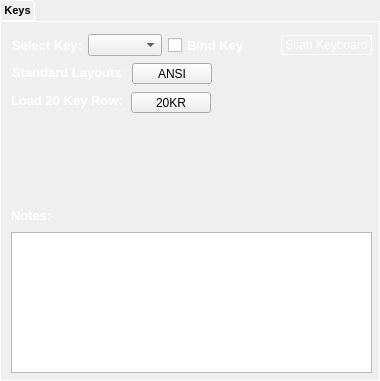
   <widget class="QTabWidget" name="tool_kit_2">
    <property name="geometry">
     <rect>
      <x>25</x>
      <y>364</y>
      <width>380</width>
      <height>381</height>
     </rect>
    </property>
    <property name="sizePolicy">
     <sizepolicy hsizetype="Fixed" vsizetype="Fixed">
      <horstretch>0</horstretch>
      <verstretch>0</verstretch>
     </sizepolicy>
    </property>
    <property name="minimumSize">
     <size>
      <width>380</width>
      <height>381</height>
     </size>
    </property>
    <property name="maximumSize">
     <size>
      <width>380</width>
      <height>381</height>
     </size>
    </property>
    <property name="baseSize">
     <size>
      <width>380</width>
      <height>381</height>
     </size>
    </property>
    <property name="font">
     <font>
      <family>Leelawadee UI</family>
      <pointsize>8</pointsize>
      <weight>75</weight>
      <bold>true</bold>
     </font>
    </property>
    <property name="focusPolicy">
     <enum>Qt::NoFocus</enum>
    </property>
    <property name="layoutDirection">
     <enum>Qt::LeftToRight</enum>
    </property>
    <property name="styleSheet">
     <string notr="true">QTabWidget::pane { /* The tab widget frame */
    border: 1px solid white;
}

/* Style the tab using the tab sub-control. Note that
    it reads QTabBar _not_ QTabWidget */
QTabBar::tab {
    background: qlineargradient(x1: 0, y1: 0, x2: 0, y2: 1,
                                stop: 0 #E1E1E1, stop: 0.4 #DDDDDD,
                                stop: 0.5 #D8D8D8, stop: 1.0 #D3D3D3);
    border: 1px solid #C2C7CB;
    border-bottom-color: #C2C7CB; /* same as the pane color */
    border-top-left-radius: 4px;
    border-top-right-radius: 4px;
    min-width: 8ex;
	margin-bottom: -1px;
    padding: 3px;
}

QTabBar::tab:selected, QTabBar::tab:hover {
    background: qlineargradient(x1: 0, y1: 0, x2: 0, y2: 1,
                                stop: 0 #fafafa, stop: 0.4 #f4f4f4,
                                stop: 0.5 #e7e7e7, stop: 1.0 #fafafa);
}

QTabBar::tab:selected {
    border-color: white; /* #f22222 */
    border-bottom-color: white; /* same as pane color */
}

QTabBar::tab:!selected {
    margin-top: 2px; /* make non-selected tabs look smaller */
}
/* make use of negative margins for overlapping tabs */
QTabBar::tab:selected {
    /* expand/overlap to the left and right by 4px */
    margin-left: -3px;
    margin-right: -3px;
}

QTabBar::tab:first:selected {
    margin-left: 0; /* the first selected tab has nothing to overlap with on the left */
}

QTabBar::tab:last:selected {
    margin-right: 0; /* the last selected tab has nothing to overlap with on the right */
}

QTabBar::tab:only-one {
    margin: 0; /* if there is only one tab, we don't want overlapping margins */
}</string>
    </property>
    <property name="tabPosition">
     <enum>QTabWidget::North</enum>
    </property>
    <property name="currentIndex">
     <number>0</number>
    </property>
    <property name="iconSize">
     <size>
      <width>16</width>
      <height>16</height>
     </size>
    </property>
    <widget class="QWidget" name="key_tab_2">
     <attribute name="title">
      <string>Keys</string>
     </attribute>
     <widget class="QWidget" name="layoutWidget">
      <property name="geometry">
       <rect>
        <x>11</x>
        <y>11</y>
        <width>231</width>
        <height>25</height>
       </rect>
      </property>
      <layout class="QHBoxLayout" name="horizontalLayout_3">
       <item>
        <widget class="QLabel" name="select_key_label">
         <property name="font">
          <font>
           <family>Leelawadee UI</family>
           <pointsize>10</pointsize>
           <weight>75</weight>
           <bold>true</bold>
          </font>
         </property>
         <property name="styleSheet">
          <string notr="true">color: white;</string>
         </property>
         <property name="text">
          <string>Select Key:</string>
         </property>
        </widget>
       </item>
       <item>
        <widget class="QComboBox" name="key_selection_CB">
         <property name="font">
          <font>
           <family>Leelawadee UI</family>
           <weight>75</weight>
           <bold>true</bold>
          </font>
         </property>
         <property name="focusPolicy">
          <enum>Qt::WheelFocus</enum>
         </property>
         <property name="editable">
          <bool>false</bool>
         </property>
        </widget>
       </item>
       <item>
        <widget class="QCheckBox" name="lock_key_checkbox">
         <property name="font">
          <font>
           <family>Leelawadee UI</family>
           <pointsize>10</pointsize>
           <weight>75</weight>
           <bold>true</bold>
          </font>
         </property>
         <property name="focusPolicy">
          <enum>Qt::NoFocus</enum>
         </property>
         <property name="styleSheet">
          <string notr="true">color: white;
</string>
         </property>
         <property name="text">
          <string>Bind Key</string>
         </property>
        </widget>
       </item>
      </layout>
     </widget>
     <widget class="QTextEdit" name="textEdit">
      <property name="geometry">
       <rect>
        <x>10</x>
        <y>210</y>
        <width>361</width>
        <height>141</height>
       </rect>
      </property>
     </widget>
     <widget class="QPushButton" name="scan_kb_pb">
      <property name="geometry">
       <rect>
        <x>280</x>
        <y>13</y>
        <width>91</width>
        <height>20</height>
       </rect>
      </property>
      <property name="sizePolicy">
       <sizepolicy hsizetype="Fixed" vsizetype="Fixed">
        <horstretch>0</horstretch>
        <verstretch>0</verstretch>
       </sizepolicy>
      </property>
      <property name="styleSheet">
       <string notr="true">QPushButton{
	color: white; background: transparent; border: 1px solid white; padding: 2px;
}

QPushButton:hover{
	background-color: rgba(0, 0, 0, .6);
	
}

QPushButton:pressed{
    background-color: rgb(200, 200, 200);
    border-style: inset;
}</string>
      </property>
      <property name="text">
       <string>Scan Keyboard</string>
      </property>
     </widget>
     <widget class="QLabel" name="label">
      <property name="geometry">
       <rect>
        <x>10</x>
        <y>183</y>
        <width>47</width>
        <height>20</height>
       </rect>
      </property>
      <property name="font">
       <font>
        <family>Leelawadee UI</family>
        <pointsize>10</pointsize>
        <weight>75</weight>
        <bold>true</bold>
       </font>
      </property>
      <property name="styleSheet">
       <string notr="true">color: white;</string>
      </property>
      <property name="text">
       <string>Notes:</string>
      </property>
     </widget>
     <widget class="QLabel" name="label_2">
      <property name="geometry">
       <rect>
        <x>11</x>
        <y>42</y>
        <width>111</width>
        <height>17</height>
       </rect>
      </property>
      <property name="font">
       <font>
        <family>Leelawadee UI</family>
        <pointsize>10</pointsize>
        <weight>75</weight>
        <bold>true</bold>
       </font>
      </property>
      <property name="styleSheet">
       <string notr="true">color: white;</string>
      </property>
      <property name="text">
       <string>Standard Layouts:</string>
      </property>
     </widget>
     <widget class="QPushButton" name="ANSI_LAYOUT_PB">
      <property name="geometry">
       <rect>
        <x>131</x>
        <y>41</y>
        <width>80</width>
        <height>21</height>
       </rect>
      </property>
      <property name="sizePolicy">
       <sizepolicy hsizetype="Preferred" vsizetype="Fixed">
        <horstretch>0</horstretch>
        <verstretch>0</verstretch>
       </sizepolicy>
      </property>
      <property name="text">
       <string>ANSI</string>
      </property>
     </widget>
     <widget class="QLabel" name="label_6">
      <property name="geometry">
       <rect>
        <x>10</x>
        <y>70</y>
        <width>121</width>
        <height>17</height>
       </rect>
      </property>
      <property name="font">
       <font>
        <family>Leelawadee UI</family>
        <pointsize>10</pointsize>
        <weight>75</weight>
        <bold>true</bold>
       </font>
      </property>
      <property name="styleSheet">
       <string notr="true">color: white;</string>
      </property>
      <property name="text">
       <string>Load 20 Key Row:</string>
      </property>
     </widget>
     <widget class="QPushButton" name="_20KR_PB">
      <property name="geometry">
       <rect>
        <x>130</x>
        <y>70</y>
        <width>80</width>
        <height>21</height>
       </rect>
      </property>
      <property name="text">
       <string>20KR</string>
      </property>
     </widget>
    </widget>
   </widget>
